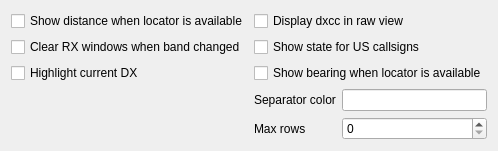
         <widget class="QWidget" name="tab">
          <attribute name="title">
           <string>RX  Windows</string>
          </attribute>
          <layout class="QGridLayout" name="gridLayout_21">
           <item row="2" column="1" colspan="2">
            <widget class="QCheckBox" name="cb_showState">
             <property name="text">
              <string>Show state for US callsigns</string>
             </property>
            </widget>
           </item>
           <item row="4" column="1">
            <widget class="QLabel" name="label_22">
             <property name="text">
              <string>Separator color</string>
             </property>
            </widget>
           </item>
           <item row="5" column="1">
            <widget class="QLabel" name="label_23">
             <property name="text">
              <string>Max rows</string>
             </property>
            </widget>
           </item>
           <item row="0" column="0">
            <widget class="QCheckBox" name="cb_showDistance">
             <property name="toolTip">
              <string>&lt;html&gt;&lt;head/&gt;&lt;body&gt;&lt;p&gt;If a station sends locator, calculate and show the distance in Band Activity pane.&lt;/p&gt;&lt;/body&gt;&lt;/html&gt;</string>
             </property>
             <property name="text">
              <string>Show distance when locator is available</string>
             </property>
            </widget>
           </item>
           <item row="4" column="2">
            <widget class="QLineEdit" name="le_separatorColor">
             <property name="text">
              <string/>
             </property>
            </widget>
           </item>
           <item row="0" column="1" colspan="2">
            <widget class="QCheckBox" name="cb_rawViewDXCC">
             <property name="text">
              <string>Display dxcc in raw view</string>
             </property>
            </widget>
           </item>
           <item row="2" column="0">
            <widget class="QCheckBox" name="cb_clearRx">
             <property name="text">
              <string>Clear RX windows when band changed</string>
             </property>
            </widget>
           </item>
           <item row="3" column="0">
            <widget class="QCheckBox" name="cb_highlightDX">
             <property name="toolTip">
              <string>&lt;html&gt;&lt;head/&gt;&lt;body&gt;&lt;p&gt;Marks the callsign of our QSO partner in Band Activity box.&lt;/p&gt;&lt;/body&gt;&lt;/html&gt;</string>
             </property>
             <property name="text">
              <string>Highlight current DX</string>
             </property>
            </widget>
           </item>
           <item row="3" column="1" colspan="2">
            <widget class="QCheckBox" name="cb_showBearing">
             <property name="text">
              <string>Show bearing when locator is available</string>
             </property>
            </widget>
           </item>
           <item row="5" column="2">
            <widget class="QSpinBox" name="sb_maxRows"/>
           </item>
          </layout>
         </widget>
